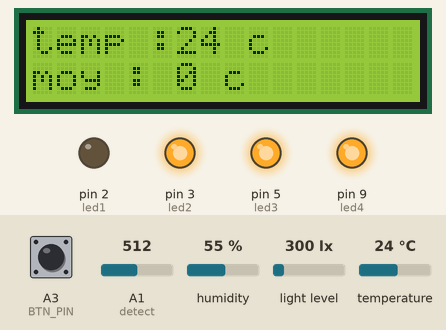
Bench run of a sketch on a simulated Arduino Uno, built with avr-gcc and run on an emulated ATmega328P. Parts: 16×2 character LCD, output pins drawn as LEDs (lit = HIGH). Inputs (shaded band) come from the test bench; at power-on: temperature 24 °C, A3 (BTN_PIN) LOW, light level 300 lx, A1 (detect) = 512, humidity 55 %. What the sketch prints to the serial monitor is not drawn.

Above: at 10.1 s.
10.2 s: temperature set to 12 °C
At 20.0 s:
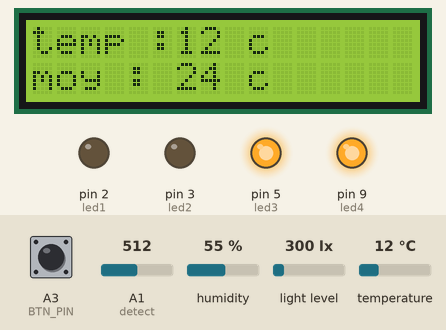
20.2 s: A3 (BTN_PIN) pulled HIGH for 3 s
At 25.0 s:
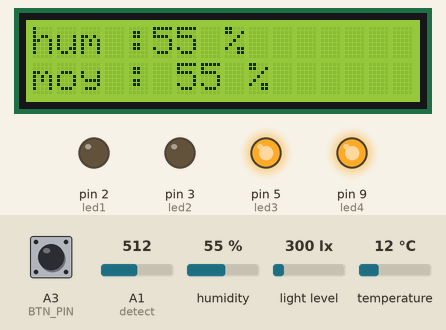
30.2 s: A3 (BTN_PIN) pulled HIGH for 3 s
At 34.1 s:
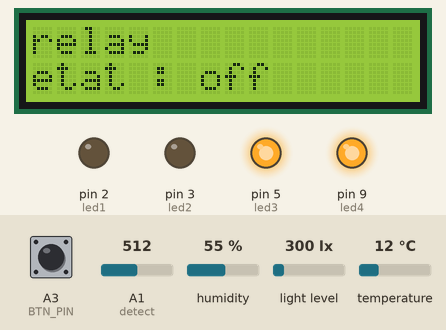
39.4 s: A3 (BTN_PIN) pulled HIGH for 3 s
At 43.3 s:
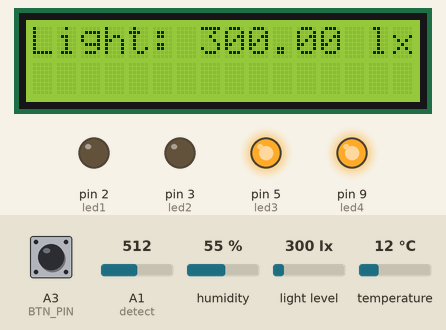
48.7 s: light level set to 40 lx
At 55.9 s:
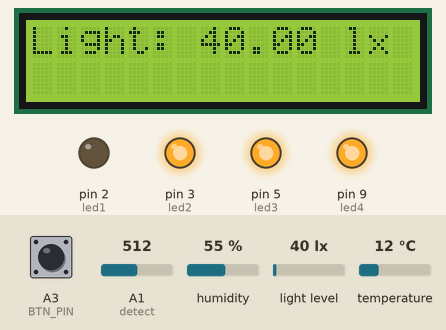
57.1 s: A1 (detect) set to 316
63.2 s: A1 (detect) set to 291
At 64.2 s:
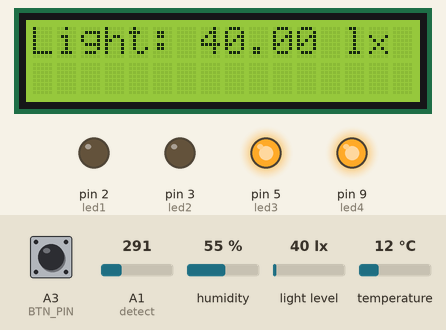
Timing chart, 0 to 66.2 s (numbered marks = the images above; inputs shaded):
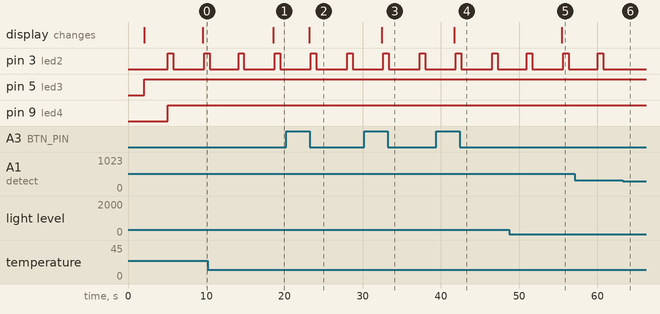

The sketch:

sketch_dec15a.ino
```cpp
#include <BH1750.h>
#include <Wire.h>
#include <stdio.h>
#include <CircularBuffer.h>
#include <LiquidCrystal.h>
#include <dht.h>
#define BUFFER_SIZE 60
CircularBuffer<int, BUFFER_SIZE> temperature_mesure;
CircularBuffer<int, BUFFER_SIZE> humidity_mesure;
CircularBuffer<int, BUFFER_SIZE> lux_mesure;
BH1750 lightMeter(0x5c);
dht DHT;
LiquidCrystal lcd(4, 6, 10, 11, 12, 13);
int displayMode = 0;
const int DHT11_PIN = 7;
const int BTN_PIN = A3;
const int BTN2_PIN = A2;
int etatBtn2;
const int led1 = 2;
const int led2 = 3;

const int led3 = 5;
const int led4 = 9;
static const unsigned long REFRESH_INTERVAL = 6000;
static unsigned long lastRefreshTime = 0;
int temperature_value = 0;
int temperature_average = 0;
int humidity_value = 0;
int humidity_average = 0;
int lux_value = 0;
int lux_average = 0;
int etat_led;
int PIR = 0;
int detect = A1;
unsigned long MS;
unsigned long start;

void setup()
{
 Wire.begin();
 Serial.begin(9600);
 if (lightMeter.begin(BH1750::CONTINUOUS_HIGH_RES_MODE)) {
  lcd.clear();
  lcd.setCursor(0,0);
    lcd.print(F("BH1750 Advanced begin"));
    delay(2000);
  } else {
    lcd.setCursor(0,1);
    lcd.print(F("Error initialising BH1750"));
    delay(2000);
  }
 displayInfos();
 getAllMesures();
 start=millis();
pinMode(led1, OUTPUT);
pinMode(led2, OUTPUT);
pinMode(led3, OUTPUT);
pinMode(led4, OUTPUT);
lcd.begin(16,2);


}
bool getAllMesures()
{
  if (millis () - lastRefreshTime >= REFRESH_INTERVAL)
  {
    lastRefreshTime = millis();
    mesureHumidity ();
     mesureTemperature();
    return true;
  }
  else
  {
    return false;
  }
}

void loop()
{
  digitalWrite(led3, HIGH);
  delay(3000);
  digitalWrite(led4, HIGH);
bool displayNewMesures = getAllMesures();
bool buttonClicked = digitalRead(BTN_PIN);
if (buttonClicked)
{
  displayMode = (displayMode +1 ) % 5;
}
 if (displayNewMesures || buttonClicked)
 {
  displayInfos();
  delay(200);
 }


 float lux = lightMeter.readLightLevel();
 if(lux <= 2 )
 {
  digitalWrite(led1,HIGH);
 }
 else
 {
  digitalWrite(led1,LOW);
 }
 PIR = analogRead(detect);
 Serial.println(PIR);
  if ( PIR > 300)
  {
    digitalWrite(led2, HIGH);
    delay(700);
    digitalWrite(led2, LOW);
    delay(700);
  }
  else
  {
     digitalWrite(led2, LOW);
  }
  if (lux <= 2 && PIR > 300)
  {
    digitalWrite(led3, LOW);
    digitalWrite(led4, HIGH);
     delay(700);
    digitalWrite(led3, HIGH);
     digitalWrite(led4, LOW);
     delay(700);
     digitalWrite(led3, LOW);
    digitalWrite(led4, HIGH);
     delay(700);
     digitalWrite(led3, HIGH);
     digitalWrite(led4, LOW);
     delay(700);
     digitalWrite(led3, LOW);
    digitalWrite(led4, HIGH);
     delay(700);
     digitalWrite(led3, HIGH);
     digitalWrite(led4, LOW);
     delay(700);
     digitalWrite(led3, LOW);
    digitalWrite(led4, HIGH);
     delay(700);
     digitalWrite(led3, HIGH);
     digitalWrite(led4, LOW);
     delay(700);
     digitalWrite(led3, LOW);
    digitalWrite(led4, HIGH);
     delay(700);
  }
}
void displayInfos()
{
  int value, average;
  String text, unit;
  switch(displayMode)
  {
    case 0:
    value = temperature_value;
    average = temperature_average;
    text = "temp :";
    unit = " c";
      lcd.clear();
    lcd.setCursor(0,0);
    lcd.print(text);
    lcd.print(value);
    lcd.print(unit);

    lcd.setCursor(0,1);
   lcd.print("moy : ");
   lcd.print(average);
   lcd.print(unit);
    break;
     case 1:
    value = humidity_value;
    average = humidity_average;
    text = "hum :";
    unit = " %";
      lcd.clear();
    lcd.setCursor(0,0);
    lcd.print(text);
    lcd.print(value);
    lcd.print(unit);

    lcd.setCursor(0,1);
   lcd.print("moy : ");
   lcd.print(average);
   lcd.print(unit);
    break;
     case 2:
     text = "relay";
       lcd.clear();
    lcd.setCursor(0,0);
    lcd.print(text);
    lcd.setCursor(0,1);
    lcd.print("etat : ");
    etat_led = digitalRead(led1);
     if (etat_led == HIGH)
  {
    lcd.print("on");
  }
  else if (etat_led == LOW)
  {
    lcd.print("off");
  }
    break;
    case 3 :
    text = "Light: ";
    lcd.clear();
    lcd.setCursor(0,0);
    lcd.print(text);
    float lux = lightMeter.readLightLevel();
    lcd.print(lux);
    lcd.println(" lx");

    break;
    case 4 :
    lcd.clear();
    lcd.setCursor(0,0);
    lcd.print("fin");
    break;

  }
}
void mesureTemperature()
{
  int values = DHT.read11(DHT11_PIN);
  temperature_value = round(DHT.temperature);
  temperature_mesure.push(temperature_value);
  temperature_average = getAverageBuffer(temperature_mesure);

}
void mesureHumidity ()
{
  int values = DHT.read11(DHT11_PIN);
  humidity_value = round(DHT.humidity);
  humidity_mesure.push(humidity_value);
  humidity_average = getAverageBuffer(humidity_mesure);

}
void mesureLux ()
{
   float lux = lightMeter.readLightLevel();

}
void printBuffer(CircularBuffer<int, BUFFER_SIZE> &circular_buffer)
{
  Serial.print("[");
  for (int i=0; i<circular_buffer.size() -1; i++)
  {
    Serial.print(circular_buffer[i]);
    Serial.print(";");
  }
  Serial.println("]");
}

int getAverageBuffer(CircularBuffer<int,BUFFER_SIZE> &circular_buffer)
{
  int sum = 0;
  for ( int i=0; i< circular_buffer.size() -1; i++)
  {
    sum += circular_buffer[i];
  }
  float average = (float)sum / (circular_buffer.size() -1);
  return round(average);
}
```

Measured:
- the behaviour switches between 301 and 300 on A1 (detect) (found by bisection; images 5 and 6)
- after the input at 10.2 s, the display: changes after 8.4 s (image 1)
- after the input at 20.2 s, the display: changes after 3.0 s (image 2)
- after the input at 30.2 s, the display: changes after 2.2 s (image 3)
- after the input at 39.4 s, the display: changes after 2.3 s (image 4)
- after the input at 48.7 s, the display: changes after 6.7 s (image 5)
- after the input at 63.2 s, pin 3 (led2): stops changing and stays LOW
- by itself, pin 3 (led2): alternates HIGH for 0.70 s and LOW for 4.0 s
